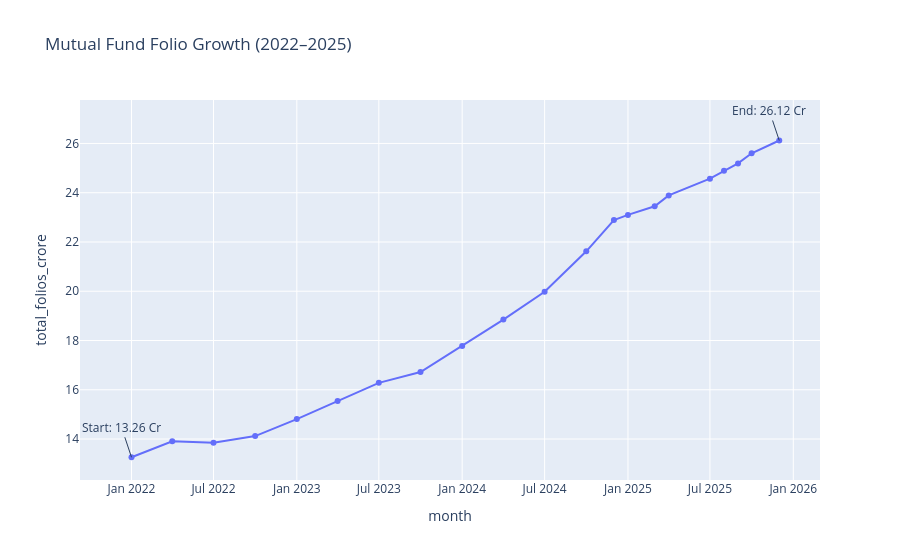

Notebook code for this chart:
### Code cell
# Month is convert into datetime 
folio['month'] = pd.to_datetime(folio['month'])

# Line chart
fig = px.line(
    folio,
    x='month',
    y='total_folios_crore',
    title='Mutual Fund Folio Growth (2022–2025)',
    markers=True
)

# First milestone
fig.add_annotation(
    x=folio.iloc[0]['month'],
    y=folio.iloc[0]['total_folios_crore'],
    text=f"Start: {folio.iloc[0]['total_folios_crore']} Cr",
    showarrow=True
)

# Last milestone
fig.add_annotation(
    x=folio.iloc[-1]['month'],
    y=folio.iloc[-1]['total_folios_crore'],
    text=f"End: {folio.iloc[-1]['total_folios_crore']} Cr",
    showarrow=True
)

fig.show()

### Figure 1 — Plotly figure (JSON) as saved in the notebook; plotly's stock layout.template omitted (floating-point values rounded to 4 significant figures)
{"data": [{"hovertemplate": "month=%{x}<br>total_folios_crore=%{y}<extra></extra>", "legendgroup": "", "line": {"color": "#636efa", "dash": "solid"}, "marker": {"symbol": "circle"}, "mode": "lines+markers", "name": "", "orientation": "v", "showlegend": false, "type": "scatter", "x": ["2022-01-01T00:00:00.000000000", "2022-04-01T00:00:00.000000000", "2022-07-01T00:00:00.000000000", "2022-10-01T00:00:00.000000000", "2023-01-01T00:00:00.000000000", "2023-04-01T00:00:00.000000000", "2023-07-01T00:00:00.000000000", "2023-10-01T00:00:00.000000000", "2024-01-01T00:00:00.000000000", "2024-04-01T00:00:00.000000000", "2024-07-01T00:00:00.000000000", "2024-10-01T00:00:00.000000000", "2024-12-01T00:00:00.000000000", "2025-01-01T00:00:00.000000000", "2025-03-01T00:00:00.000000000", "2025-04-01T00:00:00.000000000", "2025-07-01T00:00:00.000000000", "2025-08-01T00:00:00.000000000", "2025-09-01T00:00:00.000000000", "2025-10-01T00:00:00.000000000", "2025-12-01T00:00:00.000000000"], "xaxis": "x", "y": [13.26, 13.91, 13.85, 14.12, 14.81, 15.54, 16.28, 16.72, 17.78, 18.85, 19.98, 21.62, 22.89, 23.1, 23.45, 23.89, 24.57, 24.89, 25.19, 25.6, 26.12], "yaxis": "y"}], "layout": {"annotations": [{"showarrow": true, "text": "Start: 13.26 Cr", "x": "2022-01-01T00:00:00", "y": 13.26}, {"showarrow": true, "text": "End: 26.12 Cr", "x": "2025-12-01T00:00:00", "y": 26.12}], "legend": {"tracegroupgap": 0}, "title": {"text": "Mutual Fund Folio Growth (2022–2025)"}, "xaxis": {"anchor": "y", "domain": [0, 1], "title": {"text": "month"}}, "yaxis": {"anchor": "x", "domain": [0, 1], "title": {"text": "total_folios_crore"}}}}
